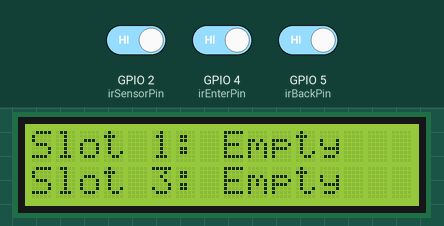
Bench run of a sketch on a simulated ESP32. On the bench: 16×2 character LCD. The test bench sets the inputs (shaded band); at power-on: GPIO 4 (irEnterPin) HIGH, GPIO 2 (irSensorPin) HIGH, GPIO 5 (irBackPin) HIGH. WiFi joins after 1.5 s; servers stay silent unless stated; what the sketch prints to the serial monitor is not drawn.

Above: at 3.2 s.
3.3 s: GPIO 4 (irEnterPin) driven LOW
At 5.0 s:
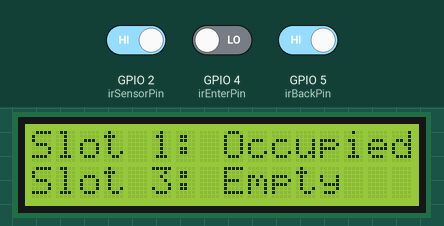
5.5 s: GPIO 2 (irSensorPin) driven LOW
At 9.5 s:
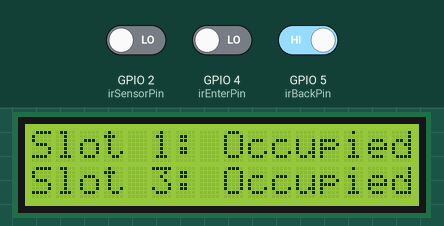
10.1 s: GPIO 5 (irBackPin) driven LOW
At 12.5 s:
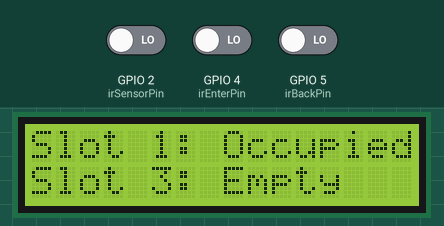
14.1 s: GPIO 5 (irBackPin) driven HIGH
At 15.5 s:
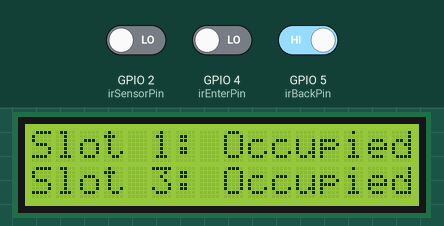
16.2 s: GPIO 2 (irSensorPin) driven HIGH and GPIO 4 (irEnterPin) driven HIGH
At 18.5 s:
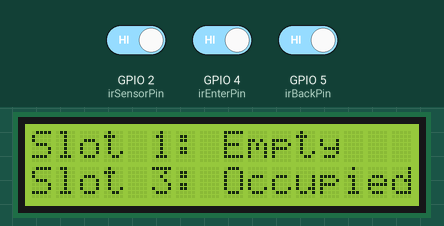
Timing chart, 0 to 20.0 s (numbered marks = the images above; inputs shaded):
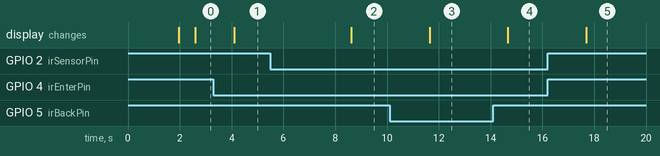

Measured:
- after the input at 3.3 s, the display: changes after 0.80 s (image 1)
- after the input at 5.5 s, the display: changes after 3.1 s (image 2)
- after the input at 10.1 s, the display: changes after 1.5 s (image 3)
- after the input at 14.1 s, the display: changes after 0.57 s (image 4)
- after the input at 16.2 s, the display: changes after 1.5 s (image 5)

The sketch:

ircarpark.ino
```cpp
#include <WiFi.h>
#include <Firebase_ESP_Client.h>
#include <Wire.h>
#include <LiquidCrystal_I2C.h>

// Provide the token generation process info.
#include "addons/TokenHelper.h"
// Provide the RTDB payload printing info and other helper functions.
#include "addons/RTDBHelper.h"

#define WIFI_SSID "Ahmed"
#define WIFI_PASSWORD "Almansoori1"
#define API_KEY "AIzaSyC-P_5OSrMjo9hkcAGtNvvvBhXhxY9bRnk"
#define DATABASE_URL "https://car-parking-iot-9f9ea-default-rtdb.firebaseio.com/"

FirebaseData fbdo;
FirebaseAuth auth;
FirebaseConfig config;

int irSensorPin = 2;
int irEnterPin = 4;
int irBackPin = 5;
int parkingSlotCount = 3;
int parkingSlots[3] = {0};
LiquidCrystal_I2C lcd(0x27, 16, 2);

void setup() {
  Serial.begin(115200);
  pinMode(irEnterPin, INPUT);
  pinMode(irBackPin, INPUT);
  WiFi.begin(WIFI_SSID, WIFI_PASSWORD);
  Serial.print("Connecting to Wi-Fi");
  while (WiFi.status() != WL_CONNECTED)
  {
    Serial.print(".");
    delay(300);
  }
  Serial.println();
  Serial.print("Connected with IP: ");
  Serial.println(WiFi.localIP());
  Serial.println();
  config.database_url = DATABASE_URL;
  config.api_key = API_KEY;
  auth.user.email = "maryam@gmail.com";
  auth.user.password = "Hello@123";

  Firebase.begin(&config, &auth);
  Serial.println("Attempting to connect to Firebase...");
  for (int i = 0; i < parkingSlotCount; i++)
  {
    parkingSlots[i] = 0;
    String path = "parking/slot" + String(i);
    Firebase.RTDB.setInt(&fbdo, path.c_str(), parkingSlots[i]);
  }
  lcd.begin(16, 2);
  lcd.init();
  lcd.backlight();
}

void loop() {
  int irSensorState = digitalRead(irSensorPin);
  int irEnterState = digitalRead(irEnterPin);
  int irBackState = digitalRead(irBackPin);

  if (irSensorState == LOW) {
    parkingSlots[0] = 1;
  } else {
    parkingSlots[0] = 0;
  }

  if (irEnterState == LOW) {
    handleCarEntry();
  }

  if (irBackState == LOW) {
    handleCarExit();
  }

  // Update Firebase and delay
  for (int i = 0; i < parkingSlotCount; i++) {
    String path = "parking/slot" + String(i);
    Firebase.RTDB.setInt(&fbdo, path.c_str(), parkingSlots[i]);
  }

  // Display the status on the LCD
  for (int i = 0; i < parkingSlotCount; i++) {
    String path = "parking/slot" + String(i);
    lcd.setCursor(0, i);
    if (parkingSlots[i] == 1) {
      lcd.print("Slot " + String(i + 1) + ": Occupied     ");
    } else {
      lcd.print("Slot " + String(i + 1) + ": Empty        ");
    }
  }

  delay(1000);
}

void handleCarEntry() {
  // Find an empty parking slot and mark it as occupied
  for (int i = 0; i < parkingSlotCount; i++) {
    if (parkingSlots[i] == 0) {
      parkingSlots[i] = 1;
      Serial.print("Car entered. Slot ");
      Serial.println(i + 1);
      break;
    }
  }
}

void handleCarExit() {
  // Find an occupied parking slot and mark it as empty
  for (int i = parkingSlotCount - 1; i >= 0; i--) {
    if (parkingSlots[i] == 1) {
      parkingSlots[i] = 0;
      Serial.print("Car exited. Slot ");
      Serial.println(i + 1);
      break;
    }
  }
}
```
